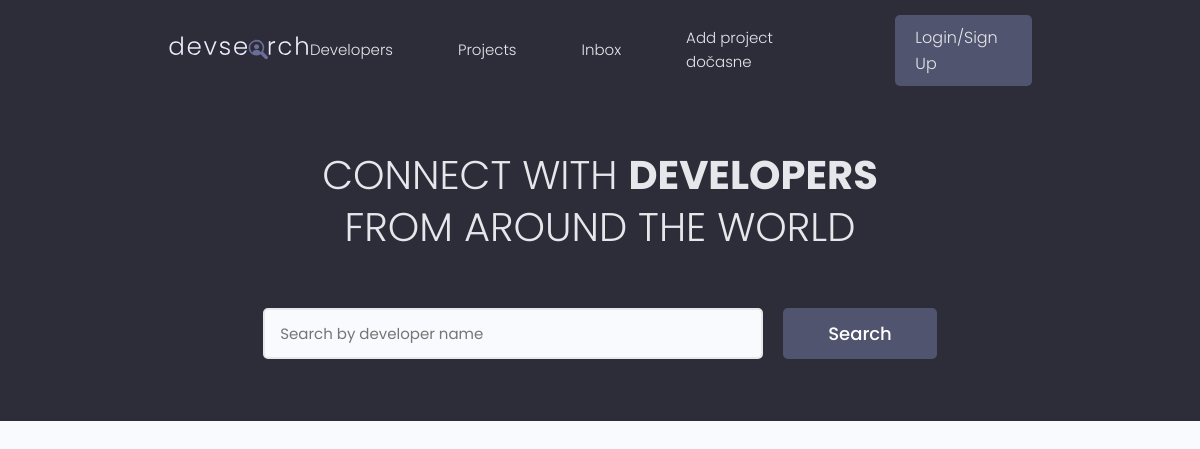
The app's page /, older data.
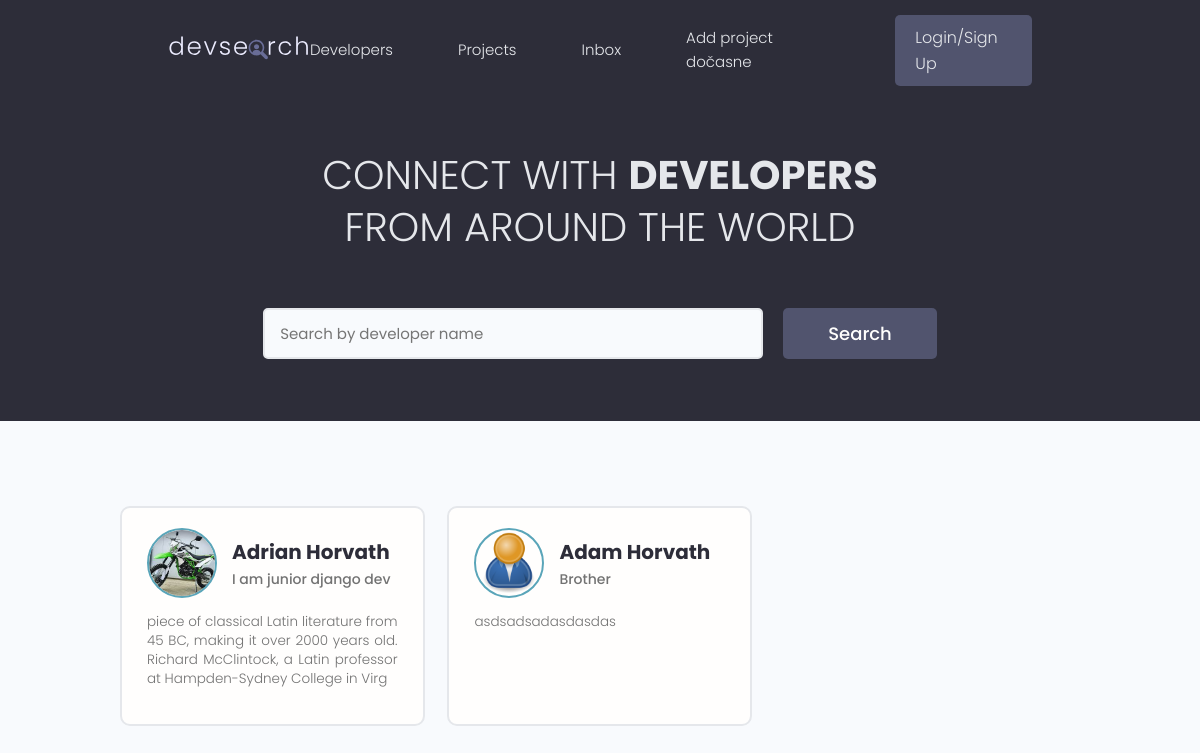
The same page, newer data.
### users/models.py (models this page shows, shortened)
class Profile(models.Model):
    id = models.UUIDField(default=uuid.uuid4, unique=True,
    primary_key=True, editable=False)
    user = models.OneToOneField(User, on_delete=models.CASCADE, null=True,blank=True)
    name = models.CharField(max_length=200, blank=True, null=True)
    username = models.CharField(max_length=200, blank=True, null=True)
    location = models.CharField(max_length=200, blank=True, null=True)
    email = models.EmailField(max_length=300, null= True, blank=True)
    short_info = models.CharField(max_length=200, blank=True, null=True)
    bio = models.TextField(blank=True, null=True)
    profile_image = models.ImageField(blank=True, null=True, upload_to="profiles/", default="profiles/user-default.png")
    social_github = models.CharField(max_length=200, blank=True, null=True)
    social_twitter = models.CharField(max_length=200, blank=True, null=True)
    social_linkedin = models.CharField(max_length=200, blank=True, null=True)
    social_youtube = models.CharField(max_length=200, blank=True, null=True)
    social_website = models.CharField(max_length=200, blank=True, null=True)
    social_stackoverflow = models.CharField(max_length=200, blank=True, null=True)
    created = models.DateTimeField(auto_now_add=True)

### users/views.py (the view)
# urls.py: path("", views.profiles,name="profiles" ),
def profiles (request):
    profiles= Profile.objects.all()
    context = {"profiles":profiles}
    return render(request, "users/profiles.html", context)

### users/templates/users/profiles.html (shortened to what this page needs)
{% extends 'main.html' %}
{% block content %}
<main class="home">
    <section class="hero-section text-center">
        <div class="container container--narrow">
            <div class="hero-section__box">
                <h2>CONNECT WITH <span>DEVELOPERS</span></h2>
                <h2>FROM AROUND THE WORLD</h2>
            </div>
            <div class="hero-section__search">
                <form class="form" action="#" method="get">
                    <div class="form__field">
                        <input class="input input--text" id="formInput#search" type="text" name="text"
                            placeholder="Search by developer name" />
                    </div>
                    <input class="btn btn--sub btn--lg" type="submit" value="Search" />
                </form>
            </div>
        </div>
    </section>
    <section class="devlist">
        <div class="container">
            <div class="grid grid--three">
                {% for profile in profiles %}
                <div class="column card">
                    <div class="dev">
                        <a href="{% url 'profile' profile.id %}" class="card__body">
                            <div class="dev__profile">
                                <img class="avatar avatar--md" src="{{ profile.profile_image.url }}"
                                    alt="image" />
                                <div class="dev__meta">
                                    <h3>{{ profile.name }}</h3>
                                    <h5>{{ profile.short_info|slice:"60" }}</h5>
                                </div>
                            </div>
                            <p class="dev__info">{{ profile.bio|slice:"150" }}</p>
                        </a>
                    </div>
                </div>
                {% endfor %}
            </div>
        </div>
    </section>
</main>
{% endblock content %}

Row changes from the older to the newer data that the page shows:
added Profile: profile_image (picture), name "Adrian Horvath", short_info "I am junior django dev", bio "piece of classical Latin literature from 45 BC, making it over 2000 years old. Richard McClintock, a Latin professor at Hampden-Sydney College in Virg"
added Profile: profile_image (placeholder picture), name "Adam Horvath", short_info "Brother", bio "asdsadsadasdasdas"
